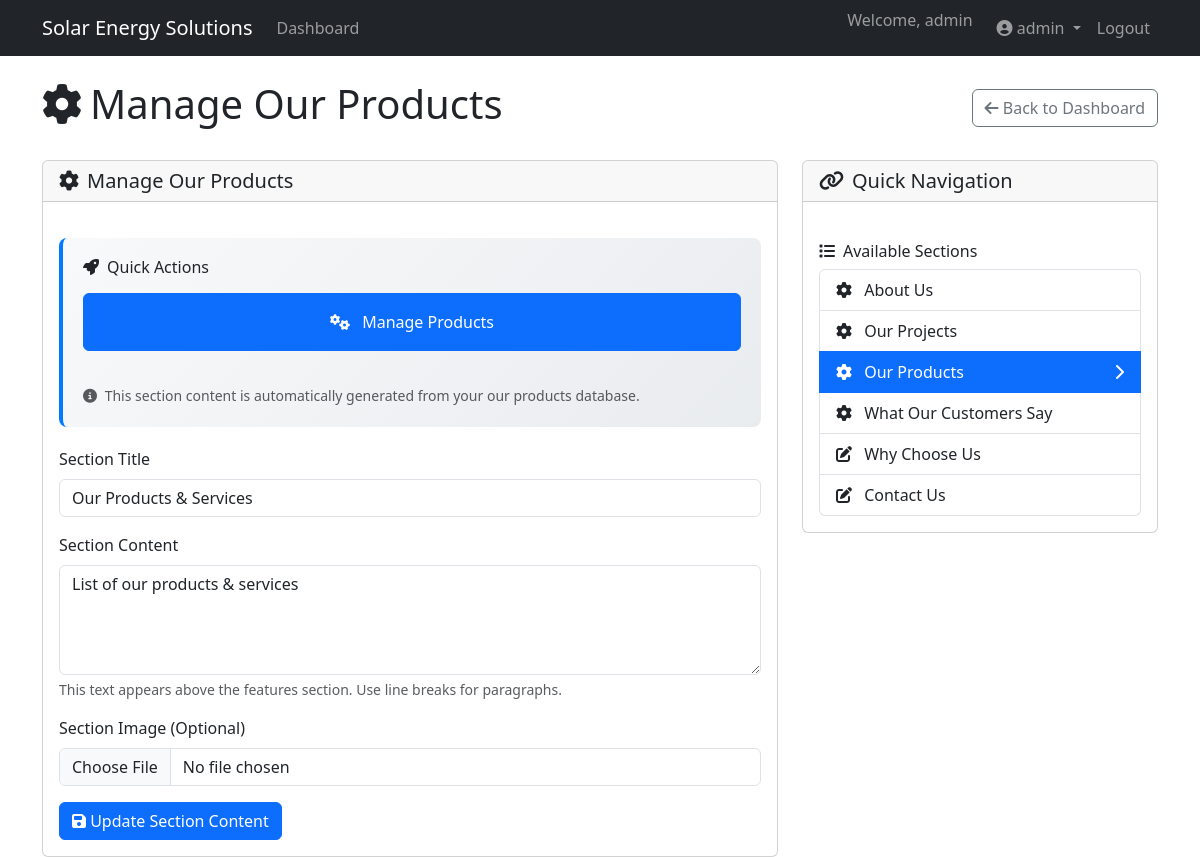
/admin/update_content.php?section_id=products (signed in), run on the app's committed database.
### tables this page shows
CREATE TABLE `website_content` (
  `id` int(11) NOT NULL,
  `section_name` varchar(100) NOT NULL,
  `title` varchar(255) NOT NULL,
  `content` text DEFAULT NULL,
  `image_path` varchar(500) DEFAULT NULL,
  `is_active` tinyint(1) DEFAULT 1,
  `created_at` timestamp NOT NULL DEFAULT current_timestamp(),
  `updated_at` timestamp NOT NULL DEFAULT current_timestamp() ON UPDATE current_timestamp()
);

### admin/update_content.php (the view, shortened to what this page needs)
<?php
include '../includes/config.php';
$section_id = $_GET['section_id'] ?? 'about';
$available_sections = [
    'about' => 'About Us',
    'projects' => 'Our Projects',
    'products' => 'Our Products',
	'review' => 'What Our Customers Say',
    'why_choose' => 'Why Choose Us',
    'contact' => 'Contact Us'
];
$managed_sections = [
    'products' => [
        'buttons' => [
            [
                'text' => 'Manage Products',
                'url' => 'manage_products.php',
                'class' => 'btn-primary',
                'icon' => 'fas fa-cogs'
            ]
        ]
    ],
    'projects' => [
        'buttons' => [
            [
                'text' => 'Manage Projects',
                'url' => 'manage_projects.php',
                'class' => 'btn-primary',
                'icon' => 'fas fa-project-diagram'
            ]
        ]
    ],
	'review' => [
        'buttons' => [
            [
                'text' => 'Manage Reviews',
                'url' => 'manage_reviews.php',
                'class' => 'btn-primary',
                'icon' => 'fa-solid fa-comment'
            ]
        ]
    ],
	'about' => [
        'buttons' => [
            [
                'text' => 'Manage Statics',
                'url' => 'statistics.php',
                'class' => 'btn-primary',
                'icon' => 'fa-solid fa-chart-simple'
            ]
        ]
    ]
];
$is_managed_section = array_key_exists($section_id, $managed_sections);
$stmt = $pdo->prepare("SELECT * FROM website_content WHERE section_name = ?");
$stmt->execute([$section_id]);
$section_data = $stmt->fetch();
?>
<!DOCTYPE html>
<html lang="en">
<head>
    <link href="https://cdn.jsdelivr.net/npm/bootstrap@5.3.0/dist/css/bootstrap.min.css" rel="stylesheet">
    <link rel="stylesheet" href="https://cdnjs.cloudflare.com/ajax/libs/font-awesome/6.4.0/css/all.min.css">
</head>
<body>
    <?php include 'navbar.php'; ?>
    <div class="container mt-4">
        <div class="d-flex justify-content-between align-items-center mb-4">
            <h1>
                <?php if ($is_managed_section): ?>
                    <i class="fas fa-cog me-2"></i>Manage <?php echo $available_sections[$section_id]; ?>
                <?php else: ?>
                    Update <?php echo $available_sections[$section_id]; ?> Section
                <?php endif; ?>
            </h1>
            <a href="index.php" class="btn btn-outline-secondary">
                <i class="fas fa-arrow-left"></i> Back to Dashboard
            </a>
        </div>
        <div class="row">
            <div class="col-md-8">
                <div class="card">
                    <div class="card-header">
                        <h5 class="mb-0">
                            <?php if ($is_managed_section): ?>
                                <i class="fas fa-cog me-2"></i>Manage <?php echo $available_sections[$section_id]; ?>
                            <?php else: ?>
                                <i class="fas fa-edit me-2"></i>Edit <?php echo $available_sections[$section_id]; ?> Content
                            <?php endif; ?>
                        </h5>
                    </div>
                    <div class="card-body">
                        <?php if ($is_managed_section): ?>
                            <div class="management-buttons">
                                <h6 class="mb-3"><i class="fas fa-rocket me-2"></i>Quick Actions</h6>
                                <div class="row">
                                    <?php foreach ($managed_sections[$section_id]['buttons'] as $button): ?>
                                        <div class="col-12 mb-3">
                                            <a href="<?php echo $button['url']; ?>" class="btn <?php echo $button['class']; ?> w-100 py-3">
                                                <i class="<?php echo $button['icon']; ?> me-2"></i>
                                                <?php echo $button['text']; ?>
                                            </a>
                                        </div>
                                    <?php endforeach; ?>
                                </div>
                                <div class="mt-3">
                                    <small class="text-muted">
                                        <i class="fas fa-info-circle me-1"></i>
                                        This section content is automatically generated from your <?php echo strtolower($available_sections[$section_id]); ?> database.
                                    </small>
                                </div>
                            </div>
                        <?php endif; ?>
                        <form method="POST" enctype="multipart/form-data">
                            <div class="mb-3">
                                <label for="title" class="form-label">Section Title</label>
                                <input type="text" class="form-control" id="title" name="title"
                                       value="<?php echo htmlspecialchars($section_data['title'] ?? $available_sections[$section_id]); ?>"
                                       required>
                            </div>
                            <div class="mb-3">
                                <label for="content" class="form-label">Section Content</label>
                                <textarea class="form-control" id="content" name="content" rows="4"
                                          placeholder="Brief description that appears above the features..."><?php echo htmlspecialchars($section_data['content'] ?? ''); ?></textarea>
                                <div class="form-text">
                                    This text appears above the features section. Use line breaks for paragraphs.
                                </div>
                            </div>
                            <div class="mb-3">
                                <label for="image" class="form-label">Section Image (Optional)</label>
                                <input type="file" class="form-control" id="image" name="image" accept="image/*">
                            </div>
                            <button type="submit" class="btn btn-primary">
                                <i class="fas fa-save"></i> Update Section Content
                            </button>
                        </form>
                    </div>
                </div>
            </div>
            <div class="col-md-4">
                <div class="card">
                    <div class="card-header">
                        <h5 class="mb-0">
                            <?php if ($is_managed_section): ?>
                                <i class="fas fa-link me-2"></i>Quick Navigation
                            <?php else: ?>
                                <i class="fas fa-eye me-2"></i>Section Preview
                            <?php endif; ?>
                        </h5>
                    </div>
                    <div class="card-body">
                        <div class="mt-4">
                            <h6><i class="fas fa-list me-2"></i>Available Sections</h6>
                            <div class="list-group">
                                <?php foreach ($available_sections as $id => $name): ?>
                                    <a href="?section_id=<?php echo $id; ?>"
                                       class="list-group-item list-group-item-action d-flex justify-content-between align-items-center <?php echo $id === $section_id ? 'active' : ''; ?>">
                                        <span>
                                            <?php if (array_key_exists($id, $managed_sections)): ?>
                                                <i class="fas fa-cog me-2"></i>
                                            <?php else: ?>
                                                <i class="fas fa-edit me-2"></i>
                                            <?php endif; ?>
                                            <?php echo $name; ?>
                                        </span>
                                        <?php if ($id === $section_id): ?>
                                            <i class="fas fa-chevron-right"></i>
                                        <?php endif; ?>
                                    </a>
                                <?php endforeach; ?>
                            </div>
                        </div>
                    </div>
                </div>
            </div>
        </div>
    </div>
</body>
</html>

### admin/update_content.php (style rules this page uses)
.management-buttons { background: linear-gradient(135deg, #f8f9fa 0%, #e9ecef 100%); border-radius: 8px; padding: 20px; margin: 20px 0; border-left: 4px solid var(--primary-color, #007bff); }

### data on the page
website_content: title "Our Products & Services", content "List of our products & services"

### other printed values
$company_name "Solar Energy Solutions"
$_SESSION['admin_username'] "admin"
$available_sections[$section_id] "Our Products"
$button['text'] "Manage Products"
$available_sections[$section_id] "our products"
$name "About Us"
$name "Our Projects"
$name "Our Products"
$name "What Our Customers Say"
$name "Why Choose Us"
$name "Contact Us"
